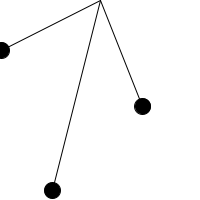
Frame 1 (no input)
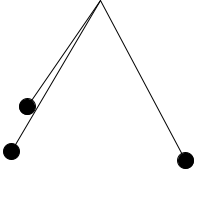
Frame 60 (the mouse pressed at the canvas centre just before this capture)
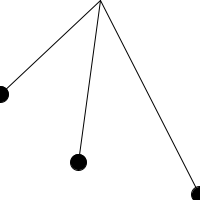
Frame 120 (the mouse held since frame 60 and released just before this capture)

The Processing sketch that drew these frames (run headless with seeded random() and noise(); from frame 60 on, the mouse is pressed at the canvas centre):

// Processing sketch: exercise_13_7
// ── exercise_13_7.pde
Oscillator oscillator;
Oscillator oscillator2;
Oscillator oscillator3;

void setup() {
  size(200, 200);
  oscillator = new Oscillator(30, 100);
  oscillator2 = new Oscillator(500, 2);
  oscillator3 = new Oscillator(13, 132);
}

void draw() {
  background(255);
  oscillator.oscilate();
  oscillator.display();
  
  oscillator2.oscilate();
  oscillator2.display();
  
  oscillator3.oscilate();
  oscillator3.display();
}

// ── oscillation.pde
public class Oscillator {
  private float xtheta;
  private float ytheta;
  private float x;
  private float y;
  Oscillator(float xtheta_, float ytheta_) {
    xtheta = xtheta_;
    ytheta = ytheta_;
    x = map(sin(xtheta), -1, 1, 0, width);
    y = map(sin(ytheta), -1, 1, 0, height);
  }

  public void oscilate() {
    xtheta += 0.01;
    ytheta += 0.01;
    x = map(sin(xtheta), -1, 1, 0, width);
    y = map(sin(ytheta), -1, 1, 0, height);
  }

  public void display() {
    fill(0);
    stroke(0);
    line(width/2, 0, x, y);
    ellipse(x, y, 16, 16);
  }
}
